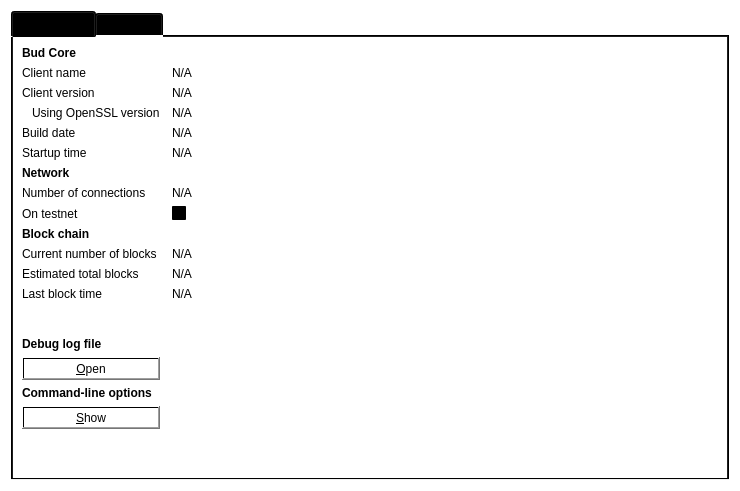
<?xml version="1.0" encoding="UTF-8"?>
<ui version="4.0">
 <class>RPCConsole</class>
 <widget class="QDialog" name="RPCConsole">
  <property name="geometry">
   <rect>
    <x>0</x>
    <y>0</y>
    <width>740</width>
    <height>491</height>
   </rect>
  </property>
  <property name="windowTitle">
   <string>Bud - Debug window</string>
  </property>
  <property name="autoFillBackground">
   <bool>false</bool>
  </property>
  <property name="styleSheet">
   <string notr="true">background-color: qlineargradient(spread:pad, x1:0, y1:0, x2:0.019, y2:0.011, stop:0 rgba(255, 255, 255, 255), stop:1 rgba(255, 255, 255, 255));</string>
  </property>
  <layout class="QVBoxLayout" name="verticalLayout_2">
   <item>
    <widget class="QTabWidget" name="tabWidget">
     <property name="currentIndex">
      <number>0</number>
     </property>
     <widget class="QWidget" name="tab_info">
      <attribute name="title">
       <string>&amp;Information</string>
      </attribute>
      <layout class="QGridLayout" name="gridLayout" columnstretch="0,1">
       <property name="horizontalSpacing">
        <number>12</number>
       </property>
       <item row="0" column="0">
        <widget class="QLabel" name="label_9">
         <property name="font">
          <font>
           <weight>75</weight>
           <bold>true</bold>
          </font>
         </property>
         <property name="text">
          <string>Bud Core</string>
         </property>
        </widget>
       </item>
       <item row="1" column="0">
        <widget class="QLabel" name="label_5">
         <property name="text">
          <string>Client name</string>
         </property>
        </widget>
       </item>
       <item row="1" column="1">
        <widget class="QLabel" name="clientName">
         <property name="cursor">
          <cursorShape>IBeamCursor</cursorShape>
         </property>
         <property name="text">
          <string>N/A</string>
         </property>
         <property name="textFormat">
          <enum>Qt::PlainText</enum>
         </property>
         <property name="textInteractionFlags">
          <set>Qt::LinksAccessibleByMouse|Qt::TextSelectableByKeyboard|Qt::TextSelectableByMouse</set>
         </property>
        </widget>
       </item>
       <item row="2" column="0">
        <widget class="QLabel" name="label_6">
         <property name="text">
          <string>Client version</string>
         </property>
        </widget>
       </item>
       <item row="2" column="1">
        <widget class="QLabel" name="clientVersion">
         <property name="cursor">
          <cursorShape>IBeamCursor</cursorShape>
         </property>
         <property name="text">
          <string>N/A</string>
         </property>
         <property name="textFormat">
          <enum>Qt::PlainText</enum>
         </property>
         <property name="textInteractionFlags">
          <set>Qt::LinksAccessibleByMouse|Qt::TextSelectableByKeyboard|Qt::TextSelectableByMouse</set>
         </property>
        </widget>
       </item>
       <item row="3" column="0">
        <widget class="QLabel" name="label_14">
         <property name="text">
          <string>Using OpenSSL version</string>
         </property>
         <property name="indent">
          <number>10</number>
         </property>
        </widget>
       </item>
       <item row="3" column="1">
        <widget class="QLabel" name="openSSLVersion">
         <property name="cursor">
          <cursorShape>IBeamCursor</cursorShape>
         </property>
         <property name="text">
          <string>N/A</string>
         </property>
         <property name="textFormat">
          <enum>Qt::PlainText</enum>
         </property>
         <property name="textInteractionFlags">
          <set>Qt::LinksAccessibleByMouse|Qt::TextSelectableByKeyboard|Qt::TextSelectableByMouse</set>
         </property>
        </widget>
       </item>
       <item row="4" column="0">
        <widget class="QLabel" name="label_12">
         <property name="text">
          <string>Build date</string>
         </property>
        </widget>
       </item>
       <item row="4" column="1">
        <widget class="QLabel" name="buildDate">
         <property name="cursor">
          <cursorShape>IBeamCursor</cursorShape>
         </property>
         <property name="text">
          <string>N/A</string>
         </property>
         <property name="textFormat">
          <enum>Qt::PlainText</enum>
         </property>
         <property name="textInteractionFlags">
          <set>Qt::LinksAccessibleByMouse|Qt::TextSelectableByKeyboard|Qt::TextSelectableByMouse</set>
         </property>
        </widget>
       </item>
       <item row="5" column="0">
        <widget class="QLabel" name="label_13">
         <property name="text">
          <string>Startup time</string>
         </property>
        </widget>
       </item>
       <item row="5" column="1">
        <widget class="QLabel" name="startupTime">
         <property name="cursor">
          <cursorShape>IBeamCursor</cursorShape>
         </property>
         <property name="text">
          <string>N/A</string>
         </property>
         <property name="textFormat">
          <enum>Qt::PlainText</enum>
         </property>
         <property name="textInteractionFlags">
          <set>Qt::LinksAccessibleByMouse|Qt::TextSelectableByKeyboard|Qt::TextSelectableByMouse</set>
         </property>
        </widget>
       </item>
       <item row="6" column="0">
        <widget class="QLabel" name="label_11">
         <property name="font">
          <font>
           <weight>75</weight>
           <bold>true</bold>
          </font>
         </property>
         <property name="text">
          <string>Network</string>
         </property>
        </widget>
       </item>
       <item row="7" column="0">
        <widget class="QLabel" name="label_7">
         <property name="text">
          <string>Number of connections</string>
         </property>
        </widget>
       </item>
       <item row="7" column="1">
        <widget class="QLabel" name="numberOfConnections">
         <property name="cursor">
          <cursorShape>IBeamCursor</cursorShape>
         </property>
         <property name="text">
          <string>N/A</string>
         </property>
         <property name="textFormat">
          <enum>Qt::PlainText</enum>
         </property>
         <property name="textInteractionFlags">
          <set>Qt::LinksAccessibleByMouse|Qt::TextSelectableByKeyboard|Qt::TextSelectableByMouse</set>
         </property>
        </widget>
       </item>
       <item row="8" column="0">
        <widget class="QLabel" name="label_8">
         <property name="text">
          <string>On testnet</string>
         </property>
        </widget>
       </item>
       <item row="8" column="1">
        <widget class="QCheckBox" name="isTestNet">
         <property name="enabled">
          <bool>false</bool>
         </property>
         <property name="text">
          <string/>
         </property>
        </widget>
       </item>
       <item row="9" column="0">
        <widget class="QLabel" name="label_10">
         <property name="font">
          <font>
           <weight>75</weight>
           <bold>true</bold>
          </font>
         </property>
         <property name="text">
          <string>Block chain</string>
         </property>
        </widget>
       </item>
       <item row="10" column="0">
        <widget class="QLabel" name="label_3">
         <property name="text">
          <string>Current number of blocks</string>
         </property>
        </widget>
       </item>
       <item row="10" column="1">
        <widget class="QLabel" name="numberOfBlocks">
         <property name="cursor">
          <cursorShape>IBeamCursor</cursorShape>
         </property>
         <property name="text">
          <string>N/A</string>
         </property>
         <property name="textFormat">
          <enum>Qt::PlainText</enum>
         </property>
         <property name="textInteractionFlags">
          <set>Qt::LinksAccessibleByMouse|Qt::TextSelectableByKeyboard|Qt::TextSelectableByMouse</set>
         </property>
        </widget>
       </item>
       <item row="11" column="0">
        <widget class="QLabel" name="label_4">
         <property name="text">
          <string>Estimated total blocks</string>
         </property>
        </widget>
       </item>
       <item row="11" column="1">
        <widget class="QLabel" name="totalBlocks">
         <property name="cursor">
          <cursorShape>IBeamCursor</cursorShape>
         </property>
         <property name="text">
          <string>N/A</string>
         </property>
         <property name="textFormat">
          <enum>Qt::PlainText</enum>
         </property>
         <property name="textInteractionFlags">
          <set>Qt::LinksAccessibleByMouse|Qt::TextSelectableByKeyboard|Qt::TextSelectableByMouse</set>
         </property>
        </widget>
       </item>
       <item row="12" column="0">
        <widget class="QLabel" name="label_2">
         <property name="text">
          <string>Last block time</string>
         </property>
        </widget>
       </item>
       <item row="12" column="1">
        <widget class="QLabel" name="lastBlockTime">
         <property name="cursor">
          <cursorShape>IBeamCursor</cursorShape>
         </property>
         <property name="text">
          <string>N/A</string>
         </property>
         <property name="textFormat">
          <enum>Qt::PlainText</enum>
         </property>
         <property name="textInteractionFlags">
          <set>Qt::LinksAccessibleByMouse|Qt::TextSelectableByKeyboard|Qt::TextSelectableByMouse</set>
         </property>
        </widget>
       </item>
       <item row="13" column="0">
        <spacer name="verticalSpacer_2">
         <property name="orientation">
          <enum>Qt::Vertical</enum>
         </property>
         <property name="sizeHint" stdset="0">
          <size>
           <width>20</width>
           <height>20</height>
          </size>
         </property>
        </spacer>
       </item>
       <item row="14" column="0">
        <widget class="QLabel" name="labelDebugLogfile">
         <property name="font">
          <font>
           <weight>75</weight>
           <bold>true</bold>
          </font>
         </property>
         <property name="text">
          <string>Debug log file</string>
         </property>
        </widget>
       </item>
       <item row="15" column="0">
        <widget class="QPushButton" name="openDebugLogfileButton">
         <property name="toolTip">
          <string>Open the Bud debug log file from the current data directory. This can take a few seconds for large log files.</string>
         </property>
         <property name="text">
          <string>&amp;Open</string>
         </property>
         <property name="autoDefault">
          <bool>false</bool>
         </property>
        </widget>
       </item>
       <item row="16" column="0">
        <widget class="QLabel" name="labelCLOptions">
         <property name="font">
          <font>
           <weight>75</weight>
           <bold>true</bold>
          </font>
         </property>
         <property name="text">
          <string>Command-line options</string>
         </property>
        </widget>
       </item>
       <item row="17" column="0">
        <widget class="QPushButton" name="showCLOptionsButton">
         <property name="toolTip">
          <string>Show the Bud-Qt help message to get a list with possible Bud command-line options.</string>
         </property>
         <property name="text">
          <string>&amp;Show</string>
         </property>
         <property name="autoDefault">
          <bool>false</bool>
         </property>
        </widget>
       </item>
       <item row="18" column="0">
        <spacer name="verticalSpacer">
         <property name="orientation">
          <enum>Qt::Vertical</enum>
         </property>
         <property name="sizeHint" stdset="0">
          <size>
           <width>20</width>
           <height>40</height>
          </size>
         </property>
        </spacer>
       </item>
      </layout>
     </widget>
     <widget class="QWidget" name="tab_console">
      <attribute name="title">
       <string>&amp;Console</string>
      </attribute>
      <layout class="QVBoxLayout" name="verticalLayout_3">
       <property name="spacing">
        <number>3</number>
       </property>
       <item>
        <widget class="QTextEdit" name="messagesWidget">
         <property name="minimumSize">
          <size>
           <width>0</width>
           <height>100</height>
          </size>
         </property>
         <property name="readOnly">
          <bool>true</bool>
         </property>
         <property name="tabKeyNavigation" stdset="0">
          <bool>false</bool>
         </property>
         <property name="columnCount" stdset="0">
          <number>2</number>
         </property>
        </widget>
       </item>
       <item>
        <layout class="QHBoxLayout" name="horizontalLayout">
         <property name="spacing">
          <number>3</number>
         </property>
         <item>
          <widget class="QLabel" name="label">
           <property name="text">
            <string notr="true">&gt;</string>
           </property>
          </widget>
         </item>
         <item>
          <widget class="QLineEdit" name="lineEdit"/>
         </item>
         <item>
          <widget class="QPushButton" name="clearButton">
           <property name="maximumSize">
            <size>
             <width>24</width>
             <height>24</height>
            </size>
           </property>
           <property name="toolTip">
            <string>Clear console</string>
           </property>
           <property name="text">
            <string/>
           </property>
           <property name="icon">
            <iconset resource="../bitcoin.qrc">
             <normaloff>:/icons/remove</normaloff>:/icons/remove</iconset>
           </property>
           <property name="shortcut">
            <string notr="true">Ctrl+L</string>
           </property>
           <property name="autoDefault">
            <bool>false</bool>
           </property>
          </widget>
         </item>
        </layout>
       </item>
      </layout>
     </widget>
    </widget>
   </item>
  </layout>
 </widget>
 <resources>
  <include location="../bitcoin.qrc"/>
 </resources>
 <connections/>
</ui>
